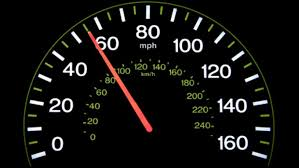
#> input picture image/meter1.jpg, 299 x 168 px
$ python logTransformation.py
#> lines starting #> are read from the running program, lines starting #| are printed output that depends on the picture
import numpy as np
import matplotlib.pyplot as plt
import cv2

img = cv2.imread("image/meter1.jpg", 0)
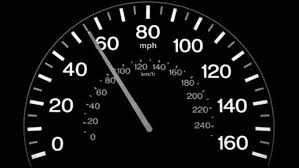
#> img: shape (168, 299); min 0, max 255, mean 17
if img is None:
    print("Error: Image not found.")
    exit()

print("Image shape:", img.shape)
#| Image shape: (168, 299)
print("Image dtype:", img.dtype)
#| Image dtype: uint8
print("Min pixel value:", np.min(img))
#| Min pixel value: 0
print("Max pixel value:", np.max(img))
#| Max pixel value: 255


# Log transformation without scaling
log_img = np.log(img + 1)
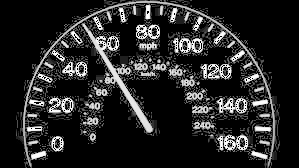
#> log_img: shape (168, 299) float16; 0.74% of the values are NaN or infinite; the others: min 0, max 5.54, mean 0.828; drawn with min black, max white, NaN and infinite black
log_img_array = np.array(log_img, dtype=np.uint8)
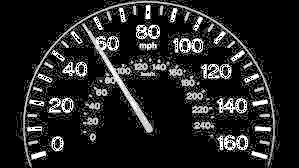
#> log_img_array: shape (168, 299); min 0, max 5, mean 0.681; drawn with min black and max white

# With scaling
scaling_const = 255 / np.log(np.max(img) + 1)
#> scaling_const = 45.99
img_with_scaling = scaling_const * np.log(img + 1)
img_with_scaling = np.clip(img_with_scaling, 0, 255)
log_img_array_scaling = np.round(img_with_scaling).astype(np.uint8)

# Plotting
plt.subplot(221)
plt.imshow(img, cmap="gray")
plt.title("Original")

plt.subplot(222)
plt.imshow(log_img_array, cmap="gray")
plt.title("Log Transformation")

plt.subplot(223)
plt.imshow(log_img_array_scaling, cmap="gray")
plt.title("With Scaling Constant")

plt.tight_layout()
plt.show()
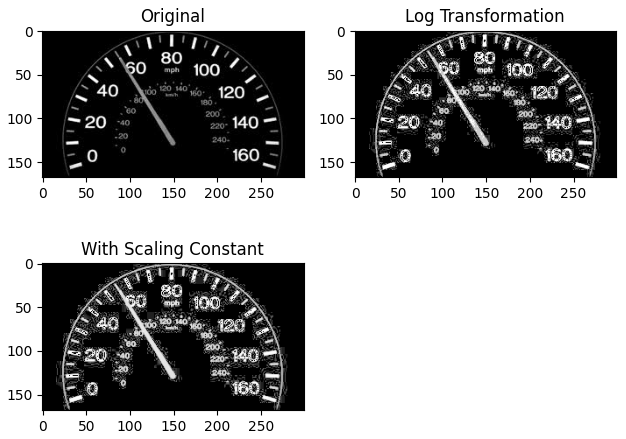
#> figure drawn by matplotlib, 3 panels

$ run again, with image/1.jpg copied over image/meter1.jpg
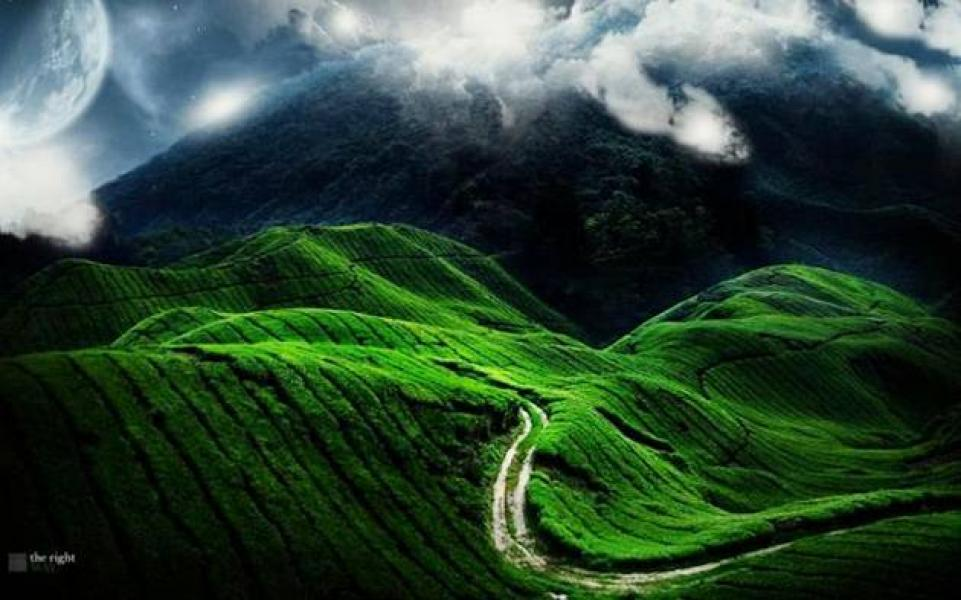
#> input picture image/1.jpg, 961 x 600 px
#| Image shape: (600, 961)
#| Image dtype: uint8
#| Min pixel value: 0
#| Max pixel value: 255
#> `log_img_array = np.array(log_img, dtype=np.uint8)`:
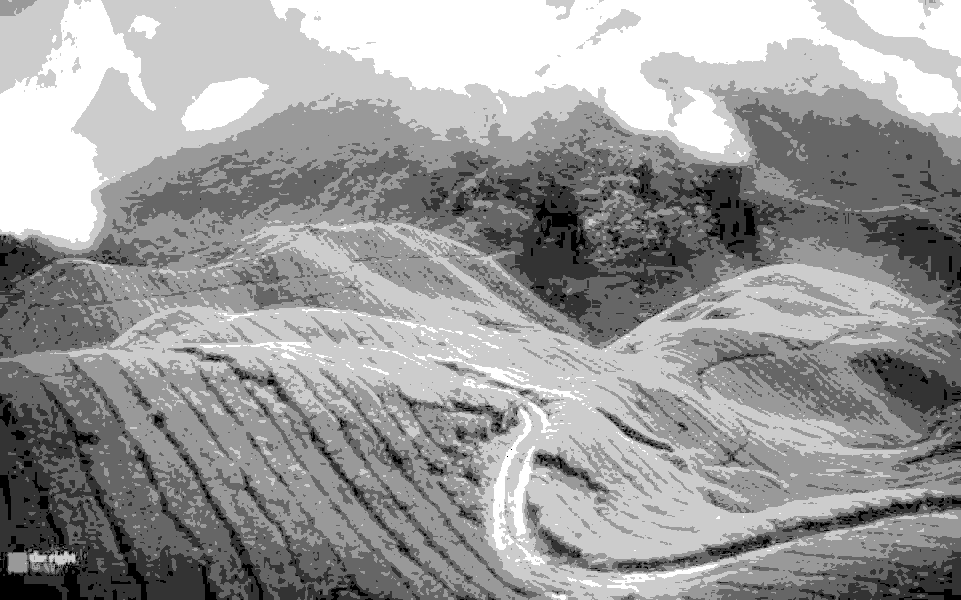
#> log_img_array: shape (600, 961); min 0, max 5, mean 3.05; drawn with min black and max white
#> scaling_const = 45.99
#> `plt.show()`:
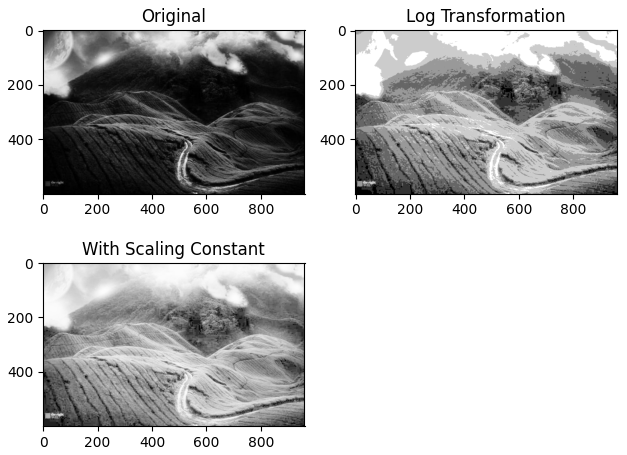
#> figure drawn by matplotlib, 3 panels
